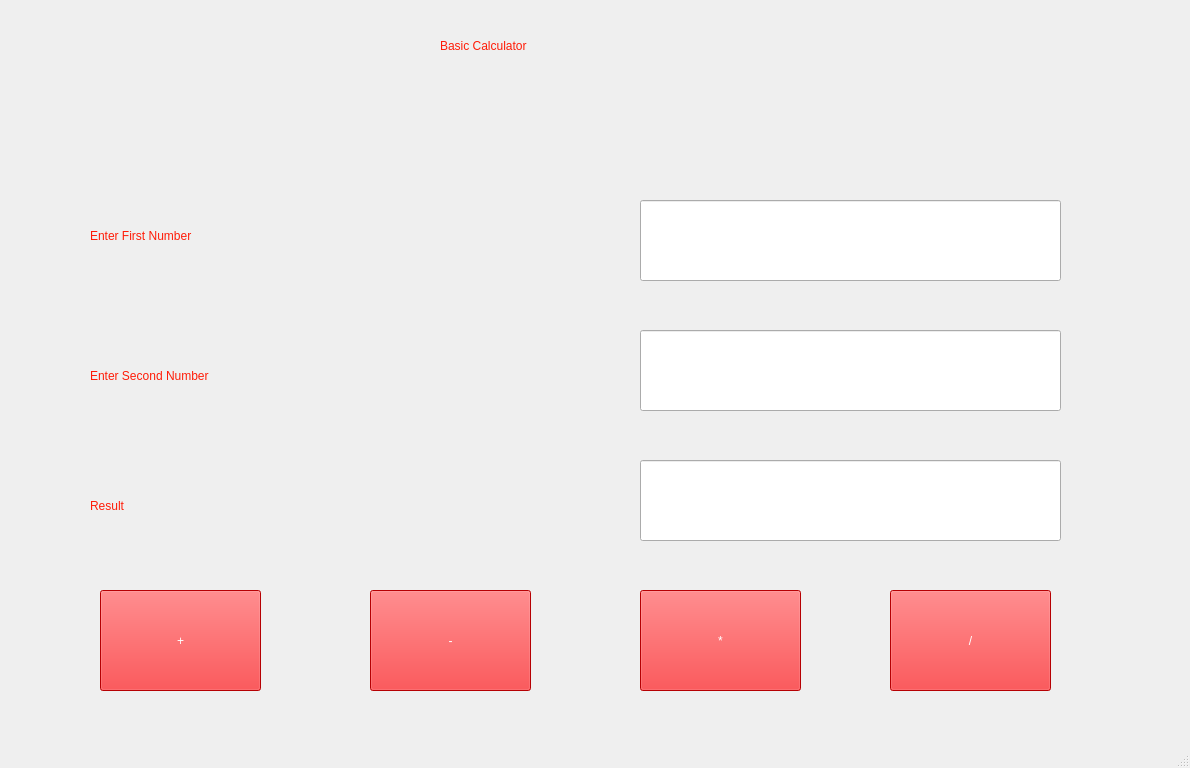
<?xml version="1.0" encoding="UTF-8"?>
<ui version="4.0">
 <class>MainWindow</class>
 <widget class="QMainWindow" name="MainWindow">
  <property name="geometry">
   <rect>
    <x>0</x>
    <y>0</y>
    <width>1190</width>
    <height>768</height>
   </rect>
  </property>
  <property name="windowTitle">
   <string>MainWindow</string>
  </property>
  <widget class="QWidget" name="centralwidget">
   <widget class="QLabel" name="label">
    <property name="geometry">
     <rect>
      <x>440</x>
      <y>10</y>
      <width>321</width>
      <height>71</height>
     </rect>
    </property>
    <property name="styleSheet">
     <string notr="true">font: 75 22pt &quot;MS Shell Dlg 2&quot;;
color: rgb(255, 28, 8);</string>
    </property>
    <property name="text">
     <string>Basic Calculator</string>
    </property>
   </widget>
   <widget class="QLabel" name="label_2">
    <property name="geometry">
     <rect>
      <x>90</x>
      <y>200</y>
      <width>511</width>
      <height>71</height>
     </rect>
    </property>
    <property name="styleSheet">
     <string notr="true">font: 75 22pt &quot;MS Shell Dlg 2&quot;;
color: rgb(255, 28, 8);</string>
    </property>
    <property name="text">
     <string>Enter First Number</string>
    </property>
   </widget>
   <widget class="QLabel" name="label_3">
    <property name="geometry">
     <rect>
      <x>90</x>
      <y>340</y>
      <width>511</width>
      <height>71</height>
     </rect>
    </property>
    <property name="styleSheet">
     <string notr="true">font: 75 22pt &quot;MS Shell Dlg 2&quot;;
color: rgb(255, 28, 8);</string>
    </property>
    <property name="text">
     <string>Enter Second Number</string>
    </property>
   </widget>
   <widget class="QLineEdit" name="lineEdit">
    <property name="geometry">
     <rect>
      <x>640</x>
      <y>200</y>
      <width>421</width>
      <height>81</height>
     </rect>
    </property>
    <property name="styleSheet">
     <string notr="true">font: 18pt &quot;MS Shell Dlg 2&quot;;</string>
    </property>
    <property name="text">
     <string/>
    </property>
   </widget>
   <widget class="QLineEdit" name="lineEdit_2">
    <property name="geometry">
     <rect>
      <x>640</x>
      <y>330</y>
      <width>421</width>
      <height>81</height>
     </rect>
    </property>
    <property name="styleSheet">
     <string notr="true">font: 18pt &quot;MS Shell Dlg 2&quot;;</string>
    </property>
    <property name="text">
     <string/>
    </property>
   </widget>
   <widget class="QLineEdit" name="lineEdit_3">
    <property name="geometry">
     <rect>
      <x>640</x>
      <y>460</y>
      <width>421</width>
      <height>81</height>
     </rect>
    </property>
    <property name="styleSheet">
     <string notr="true">font: 18pt &quot;MS Shell Dlg 2&quot;;</string>
    </property>
    <property name="text">
     <string/>
    </property>
   </widget>
   <widget class="QLabel" name="label_4">
    <property name="geometry">
     <rect>
      <x>90</x>
      <y>470</y>
      <width>511</width>
      <height>71</height>
     </rect>
    </property>
    <property name="styleSheet">
     <string notr="true">font: 75 22pt &quot;MS Shell Dlg 2&quot;;
color: rgb(255, 28, 8);</string>
    </property>
    <property name="text">
     <string>Result</string>
    </property>
   </widget>
   <widget class="QPushButton" name="pushButton">
    <property name="geometry">
     <rect>
      <x>100</x>
      <y>590</y>
      <width>161</width>
      <height>101</height>
     </rect>
    </property>
    <property name="styleSheet">
     <string notr="true">font: 20pt &quot;MS Shell Dlg 2&quot;;
background-color: rgb(255, 0, 4);
color: rgb(255, 255, 255);
font: 28pt &quot;MS Shell Dlg 2&quot;;</string>
    </property>
    <property name="text">
     <string>+</string>
    </property>
   </widget>
   <widget class="QPushButton" name="pushButton_2">
    <property name="geometry">
     <rect>
      <x>370</x>
      <y>590</y>
      <width>161</width>
      <height>101</height>
     </rect>
    </property>
    <property name="styleSheet">
     <string notr="true">font: 20pt &quot;MS Shell Dlg 2&quot;;
background-color: rgb(255, 0, 4);
color: rgb(255, 255, 255);
font: 28pt &quot;MS Shell Dlg 2&quot;;</string>
    </property>
    <property name="text">
     <string>-</string>
    </property>
   </widget>
   <widget class="QPushButton" name="pushButton_3">
    <property name="geometry">
     <rect>
      <x>640</x>
      <y>590</y>
      <width>161</width>
      <height>101</height>
     </rect>
    </property>
    <property name="styleSheet">
     <string notr="true">font: 20pt &quot;MS Shell Dlg 2&quot;;
background-color: rgb(255, 0, 4);
color: rgb(255, 255, 255);
font: 28pt &quot;MS Shell Dlg 2&quot;;</string>
    </property>
    <property name="text">
     <string>*</string>
    </property>
   </widget>
   <widget class="QPushButton" name="pushButton_4">
    <property name="geometry">
     <rect>
      <x>890</x>
      <y>590</y>
      <width>161</width>
      <height>101</height>
     </rect>
    </property>
    <property name="styleSheet">
     <string notr="true">font: 20pt &quot;MS Shell Dlg 2&quot;;
background-color: rgb(255, 0, 4);
color: rgb(255, 255, 255);
font: 28pt &quot;MS Shell Dlg 2&quot;;</string>
    </property>
    <property name="text">
     <string>/</string>
    </property>
   </widget>
  </widget>
  <widget class="QMenuBar" name="menubar">
   <property name="geometry">
    <rect>
     <x>0</x>
     <y>0</y>
     <width>1190</width>
     <height>31</height>
    </rect>
   </property>
  </widget>
  <widget class="QStatusBar" name="statusbar"/>
 </widget>
 <resources/>
 <connections/>
</ui>
